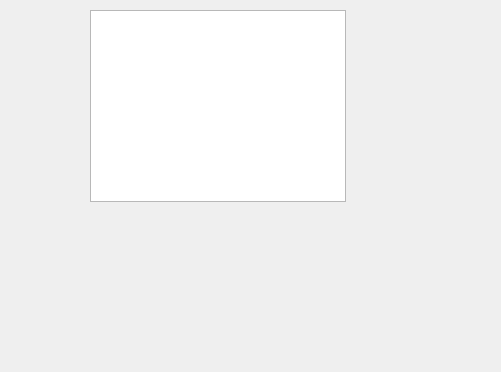
<?xml version="1.0" encoding="UTF-8"?>
<ui version="4.0">
 <class>BranchesWindow</class>
 <widget class="QMainWindow" name="BranchesWindow">
  <property name="geometry">
   <rect>
    <x>0</x>
    <y>0</y>
    <width>501</width>
    <height>372</height>
   </rect>
  </property>
  <property name="windowTitle">
   <string>MainWindow</string>
  </property>
  <widget class="QWidget" name="centralwidget">
   <widget class="QListWidget" name="listWidget_branch">
    <property name="geometry">
     <rect>
      <x>90</x>
      <y>10</y>
      <width>256</width>
      <height>192</height>
     </rect>
    </property>
    <property name="editTriggers">
     <set>QAbstractItemView::NoEditTriggers</set>
    </property>
    <property name="sortingEnabled">
     <bool>true</bool>
    </property>
   </widget>
  </widget>
 </widget>
 <resources/>
 <connections/>
</ui>
